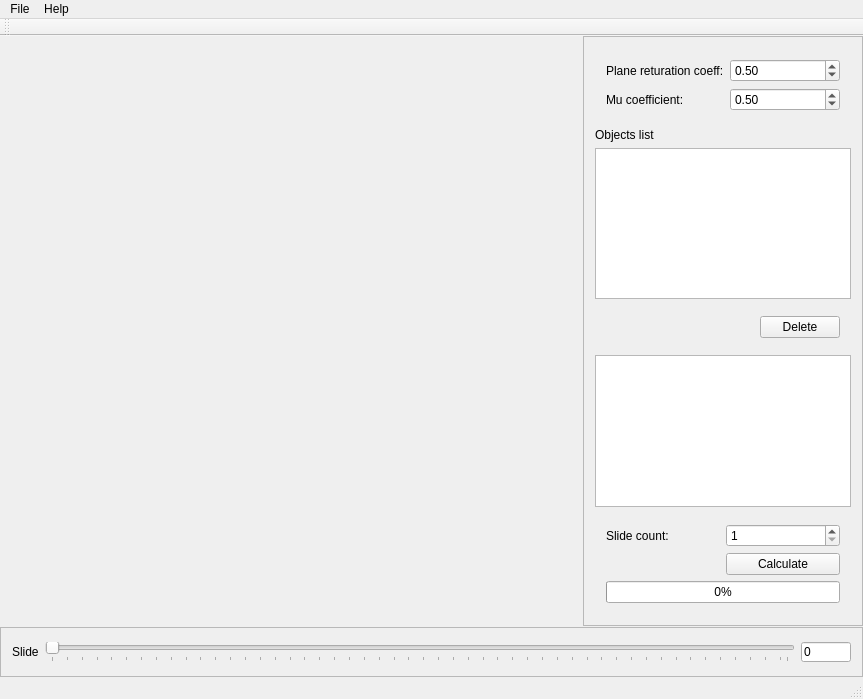
<?xml version="1.0" encoding="UTF-8"?>
<ui version="4.0">
 <class>MainWindow</class>
 <widget class="QMainWindow" name="MainWindow">
  <property name="geometry">
   <rect>
    <x>0</x>
    <y>0</y>
    <width>863</width>
    <height>699</height>
   </rect>
  </property>
  <property name="windowTitle">
   <string>Epilepsy Editor</string>
  </property>
  <widget class="QWidget" name="centralWidget">
   <layout class="QGridLayout" name="gridLayout">
    <property name="margin">
     <number>0</number>
    </property>
    <property name="spacing">
     <number>1</number>
    </property>
    <item row="1" column="0" colspan="3">
     <widget class="QFrame" name="timeFrame">
      <property name="sizePolicy">
       <sizepolicy hsizetype="Preferred" vsizetype="Fixed">
        <horstretch>0</horstretch>
        <verstretch>0</verstretch>
       </sizepolicy>
      </property>
      <property name="minimumSize">
       <size>
        <width>0</width>
        <height>50</height>
       </size>
      </property>
      <property name="frameShape">
       <enum>QFrame::StyledPanel</enum>
      </property>
      <property name="frameShadow">
       <enum>QFrame::Plain</enum>
      </property>
      <layout class="QHBoxLayout" name="horizontalLayout">
       <item>
        <widget class="QLabel" name="label">
         <property name="text">
          <string>Slide</string>
         </property>
        </widget>
       </item>
       <item>
        <widget class="QSlider" name="horizontalSlider">
         <property name="sizePolicy">
          <sizepolicy hsizetype="Expanding" vsizetype="Fixed">
           <horstretch>1</horstretch>
           <verstretch>0</verstretch>
          </sizepolicy>
         </property>
         <property name="orientation">
          <enum>Qt::Horizontal</enum>
         </property>
         <property name="invertedControls">
          <bool>true</bool>
         </property>
         <property name="tickPosition">
          <enum>QSlider::TicksBelow</enum>
         </property>
         <property name="tickInterval">
          <number>2</number>
         </property>
        </widget>
       </item>
       <item>
        <widget class="QLineEdit" name="lineEdit">
         <property name="enabled">
          <bool>true</bool>
         </property>
         <property name="sizePolicy">
          <sizepolicy hsizetype="Fixed" vsizetype="Fixed">
           <horstretch>0</horstretch>
           <verstretch>0</verstretch>
          </sizepolicy>
         </property>
         <property name="minimumSize">
          <size>
           <width>50</width>
           <height>0</height>
          </size>
         </property>
         <property name="maximumSize">
          <size>
           <width>50</width>
           <height>20</height>
          </size>
         </property>
         <property name="baseSize">
          <size>
           <width>50</width>
           <height>0</height>
          </size>
         </property>
         <property name="font">
          <font>
           <kerning>true</kerning>
          </font>
         </property>
         <property name="text">
          <string>0</string>
         </property>
         <property name="frame">
          <bool>true</bool>
         </property>
         <property name="echoMode">
          <enum>QLineEdit::Normal</enum>
         </property>
         <property name="readOnly">
          <bool>true</bool>
         </property>
        </widget>
       </item>
      </layout>
     </widget>
    </item>
    <item row="0" column="2">
     <widget class="QFrame" name="prefBar">
      <property name="sizePolicy">
       <sizepolicy hsizetype="Fixed" vsizetype="Preferred">
        <horstretch>0</horstretch>
        <verstretch>0</verstretch>
       </sizepolicy>
      </property>
      <property name="minimumSize">
       <size>
        <width>200</width>
        <height>0</height>
       </size>
      </property>
      <property name="frameShape">
       <enum>QFrame::StyledPanel</enum>
      </property>
      <property name="frameShadow">
       <enum>QFrame::Plain</enum>
      </property>
      <layout class="QVBoxLayout" name="verticalLayout">
       <item>
        <widget class="QWidget" name="widget_3" native="true">
         <layout class="QGridLayout" name="gridLayout_3">
          <item row="0" column="0">
           <widget class="QLabel" name="label_3">
            <property name="text">
             <string>Plane returation coeff:</string>
            </property>
           </widget>
          </item>
          <item row="2" column="0">
           <widget class="QLabel" name="label_4">
            <property name="text">
             <string>Mu coefficient:</string>
            </property>
           </widget>
          </item>
          <item row="0" column="1">
           <widget class="QDoubleSpinBox" name="retSB">
            <property name="maximum">
             <double>1.000000000000000</double>
            </property>
            <property name="singleStep">
             <double>0.100000000000000</double>
            </property>
            <property name="value">
             <double>0.500000000000000</double>
            </property>
           </widget>
          </item>
          <item row="2" column="1">
           <widget class="QDoubleSpinBox" name="muSB">
            <property name="maximum">
             <double>1.000000000000000</double>
            </property>
            <property name="singleStep">
             <double>0.100000000000000</double>
            </property>
            <property name="value">
             <double>0.500000000000000</double>
            </property>
           </widget>
          </item>
         </layout>
        </widget>
       </item>
       <item>
        <widget class="QLabel" name="label_2">
         <property name="text">
          <string>Objects list</string>
         </property>
        </widget>
       </item>
       <item>
        <widget class="QMyList" name="listWidget">
         <property name="verticalScrollBarPolicy">
          <enum>Qt::ScrollBarAsNeeded</enum>
         </property>
        </widget>
       </item>
       <item>
        <widget class="QWidget" name="widget_2" native="true">
         <layout class="QHBoxLayout" name="horizontalLayout_2">
          <item>
           <spacer name="horizontalSpacer">
            <property name="orientation">
             <enum>Qt::Horizontal</enum>
            </property>
            <property name="sizeHint" stdset="0">
             <size>
              <width>154</width>
              <height>20</height>
             </size>
            </property>
           </spacer>
          </item>
          <item>
           <widget class="QPushButton" name="deleteBt">
            <property name="text">
             <string>Delete</string>
            </property>
           </widget>
          </item>
         </layout>
        </widget>
       </item>
       <item>
        <widget class="QTableView" name="tableView">
         <property name="editTriggers">
          <set>QAbstractItemView::CurrentChanged</set>
         </property>
        </widget>
       </item>
       <item>
        <widget class="QWidget" name="widget" native="true">
         <layout class="QGridLayout" name="gridLayout_2">
          <item row="0" column="0">
           <widget class="QLabel" name="calcLb">
            <property name="text">
             <string>Slide count:</string>
            </property>
           </widget>
          </item>
          <item row="0" column="1">
           <widget class="QSpinBox" name="calcSb">
            <property name="minimum">
             <number>1</number>
            </property>
            <property name="maximum">
             <number>5000</number>
            </property>
           </widget>
          </item>
          <item row="1" column="1">
           <widget class="QPushButton" name="calcBt">
            <property name="text">
             <string>Calculate</string>
            </property>
           </widget>
          </item>
          <item row="2" column="0" colspan="2">
           <widget class="QProgressBar" name="progressBar">
            <property name="value">
             <number>0</number>
            </property>
           </widget>
          </item>
         </layout>
        </widget>
       </item>
      </layout>
     </widget>
    </item>
    <item row="0" column="0">
     <widget class="QDirectXWidget" name="scene" native="true">
      <property name="sizePolicy">
       <sizepolicy hsizetype="Preferred" vsizetype="Preferred">
        <horstretch>1</horstretch>
        <verstretch>0</verstretch>
       </sizepolicy>
      </property>
      <property name="minimumSize">
       <size>
        <width>500</width>
        <height>300</height>
       </size>
      </property>
     </widget>
    </item>
   </layout>
  </widget>
  <widget class="QMenuBar" name="menuBar">
   <property name="geometry">
    <rect>
     <x>0</x>
     <y>0</y>
     <width>863</width>
     <height>21</height>
    </rect>
   </property>
   <widget class="QMenu" name="menuFile">
    <property name="title">
     <string>File</string>
    </property>
    <addaction name="actNew"/>
    <addaction name="actExit"/>
   </widget>
   <widget class="QMenu" name="menuHelp">
    <property name="title">
     <string>Help</string>
    </property>
    <addaction name="actAbout"/>
   </widget>
   <addaction name="menuFile"/>
   <addaction name="menuHelp"/>
  </widget>
  <widget class="QStatusBar" name="statusBar"/>
  <widget class="EpToolBar" name="toolBar">
   <property name="windowTitle">
    <string>toolBar</string>
   </property>
   <property name="movable">
    <bool>true</bool>
   </property>
   <property name="floatable">
    <bool>true</bool>
   </property>
   <attribute name="toolBarArea">
    <enum>TopToolBarArea</enum>
   </attribute>
   <attribute name="toolBarBreak">
    <bool>false</bool>
   </attribute>
  </widget>
  <action name="actionUpdate">
   <property name="text">
    <string>update</string>
   </property>
  </action>
  <action name="actAbout">
   <property name="text">
    <string>About</string>
   </property>
  </action>
  <action name="actionHelp">
   <property name="text">
    <string>Справка</string>
   </property>
  </action>
  <action name="actNew">
   <property name="text">
    <string>New scene</string>
   </property>
  </action>
  <action name="actionLoad_scene">
   <property name="text">
    <string>Загрузить сцену</string>
   </property>
  </action>
  <action name="actionSave_scene">
   <property name="text">
    <string>Сохранить сцену</string>
   </property>
  </action>
  <action name="actExit">
   <property name="text">
    <string>Exit</string>
   </property>
  </action>
  <action name="actionSim">
   <property name="text">
    <string>Расчет сцены</string>
   </property>
  </action>
 </widget>
 <layoutdefault spacing="6" margin="11"/>
 <customwidgets>
  <customwidget>
   <class>QDirectXWidget</class>
   <extends>QWidget</extends>
   <header>qdirectxwidget.h</header>
   <container>1</container>
  </customwidget>
  <customwidget>
   <class>EpToolBar</class>
   <extends>QToolBar</extends>
   <header>eptoolbar.h</header>
  </customwidget>
  <customwidget>
   <class>QMyList</class>
   <extends>QListWidget</extends>
   <header>qmylist.h</header>
  </customwidget>
 </customwidgets>
 <resources/>
 <connections/>
</ui>
